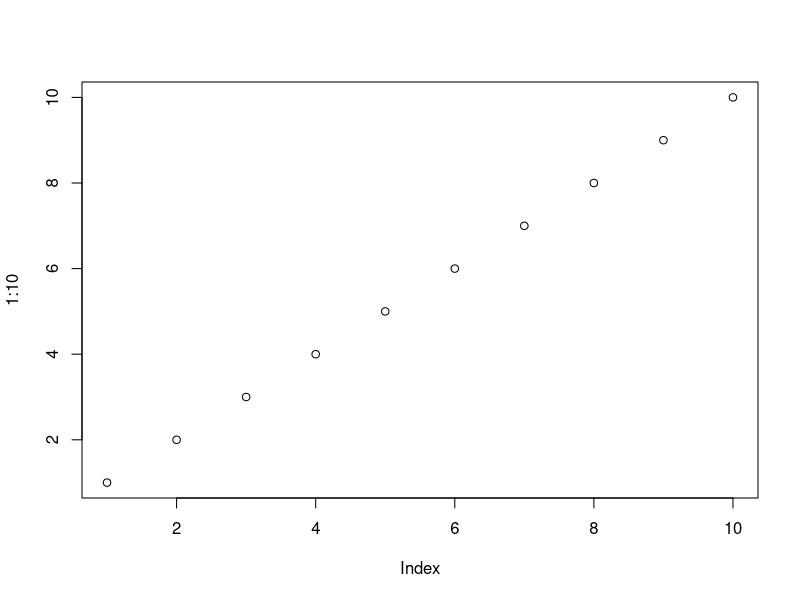
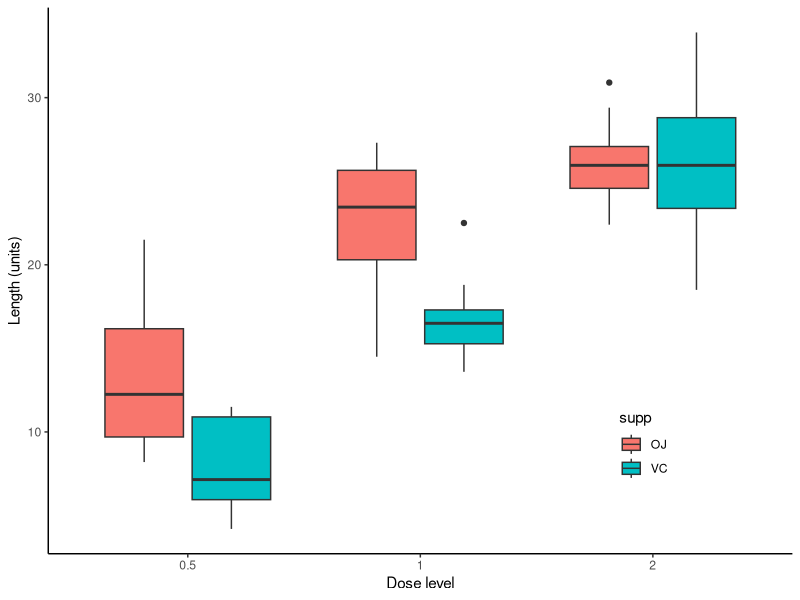
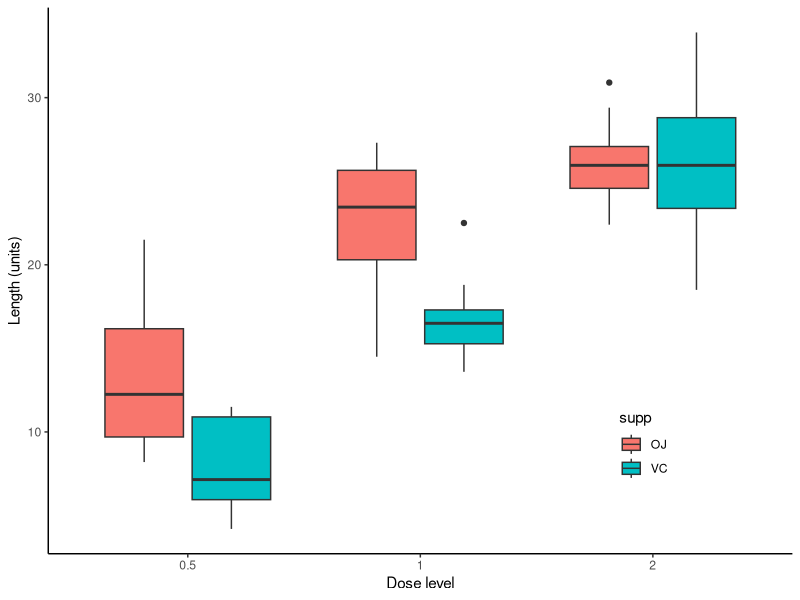

R code for these plots, in order: (Note: this script raises an error after producing the figures.)

# the data --------------------------------------------------
#
#
#%%%%%%%%%%%%%%%%%%%%%%%%%%%%%%%%%%%%%%%%%%%%%%%%%%%%%%%%%%%%
head(ToothGrowth) # data set that is pre-loaded with base R
tail(ToothGrowth)
ToothGrowth$fac_dose <- as.factor(ToothGrowth$dose) # treating dose as a factor, which may or may not be justifiable
summary(ToothGrowth)
table(ToothGrowth$supp,ToothGrowth$dose) # balanced design
#%%%%%%%%%%%%%%%%%%%%%%%%%%%%%%%%%%%%%%%%%%%%%%%%%%%%%%%%%%%%
#%%%%%%%%%%%%%%%%%%%%%%%%%%%%%%%%%%%%%%%%%%%%%%%%%%%%%%%%%%%%




# randomizing treatments (e.g., 2X3 factorial layout) ------
#
#
#%%%%%%%%%%%%%%%%%%%%%%%%%%%%%%%%%%%%%%%%%%%%%%%%%%%%%%%%%%%%

# Note - this is just an example of how to randomize treatments; we will not 
# be using the dataframe we create in this section

# set up treatments
dose <- c("0.5", "1", "2")
supp <- c("OJ", "VC")
pairwise_combos <- expand.grid(x=dose, y=supp)
treatment_combos <- paste(pairwise_combos$x, pairwise_combos$y, sep=" x ")

# sample size
number_of_observations <- 60 # or number of experimental units


# with six treatments and 60 experimental units, we can have 10 reps
observations <- rep(treatment_combos, 10)
table(observations)


# shuffle the order of observations
set.seed(123) # ensures randomization is the same each time (for reproducibility)
randomized_obs <- sample(x= observations, size=length(observations), replace=F)

# let's say your field (or lab or whatever) layout is 9 rows of 10
matrix(data= randomized_obs, nrow=3, ncol=20)

# let's say your field (or lab or whatever) layout is 6 rows of 15 
matrix(data= randomized_obs, nrow=6, ncol=10)
#%%%%%%%%%%%%%%%%%%%%%%%%%%%%%%%%%%%%%%%%%%%%%%%%%%%%%%%%%%%%
#%%%%%%%%%%%%%%%%%%%%%%%%%%%%%%%%%%%%%%%%%%%%%%%%%%%%%%%%%%%%







# Make a graph and export it -------------------------------
#
#
#%%%%%%%%%%%%%%%%%%%%%%%%%%%%%%%%%%%%%%%%%%%%%%%%%%%%%%%%%%%%
# get the size the journal wants
# https://academic.oup.com/ee/pages/Manuscript_Preparation#Figures
# max width for single column: 82 mm 3.22835 inches
# max width for double column: 171 mm 6.73228 inches

plot(1:10) # activate plotting window

resize.win <- function(width=6, height=6)
{
  # works for windows
  dev.off(); # dev.new(width=6, height=6)
  windows(record=TRUE, width=width, height=height)
}

# for Mac users...
# quartz(width=width, height=height)

resize.win(width=6.73228, height=4)

# source for some code: http://www.sthda.com/english/wiki/ggplot2-legend-easy-steps-to-change-the-position-and-the-appearance-of-a-graph-legend-in-r-software
library(tidyverse)
ggplot(ToothGrowth, aes(x=fac_dose, y=len, fill=supp)) +
  geom_boxplot()+theme_classic()+ 
  theme(legend.position = c(0.8, 0.2)) +
  xlab("Dose level")+
  ylab("Length (units)")

#%%%%%%%%%%%%%%%%%%%%%%%%%%%%%%%%%%%%%%%%%%%%%%%%%%%%%%%%%%%%
#%%%%%%%%%%%%%%%%%%%%%%%%%%%%%%%%%%%%%%%%%%%%%%%%%%%%%%%%%%%%





# Export the graph using R code-------------------------------
#
#
#%%%%%%%%%%%%%%%%%%%%%%%%%%%%%%%%%%%%%%%%%%%%%%%%%%%%%%%%%%%%
getwd() # figure out R's working directory (and thus where it will save things by default)

# Step 1: Call the pdf command to start the plot
pdf(file = "C:/Users/ward.1792/Desktop/My Plot.pdf",   # The directory you want to save the file in
    width = 6.73228, # The width of the plot in inches
    height = 4) # The height of the plot in inches

# Step 2: Create the plot with R code
ggplot(ToothGrowth, aes(x=fac_dose, y=len, fill=supp)) +
  geom_boxplot()+theme_classic()+ 
  theme(legend.position = c(0.8, 0.2)) +
  xlab("Dose level")+
  ylab("Length (units)")

# Step 3: Run dev.off() to create the file!
dev.off()

#%%%%%%%%%%%%%%%%%%%%%%%%%%%%%%%%%%%%%%%%%%%%%%%%%%%%%%%%%%%%
#%%%%%%%%%%%%%%%%%%%%%%%%%%%%%%%%%%%%%%%%%%%%%%%%%%%%%%%%%%%%







# get stats from R into MS Word -----------------------------
#
#
#%%%%%%%%%%%%%%%%%%%%%%%%%%%%%%%%%%%%%%%%%%%%%%%%%%%%%%%%%%%%

# get means and standard errors for writing results
library(plotrix)
ToothGrowth %>%
  group_by(supp, fac_dose) %>%
  summarise(
    means = round(mean(len),2),
    se = round(std.error(len),2))

ToothGrowth %>%
  group_by(supp) %>%
  summarise(
    means = round(mean(len),2),
    se = round(std.error(len),2))


# get stats for a table
write.excel <- function(x,row.names=FALSE,col.names=TRUE,...) {
  write.table(x,"clipboard",sep="\t",row.names=row.names,col.names=col.names,...)
}


fit1 <- lm(len ~ fac_dose + supp, data=ToothGrowth)
summary(fit1)

round(summary(fit1)$coefficients, 2)
round(summary(fit1)$coefficients, 4)

write.excel(round(summary(fit1)$coefficients, 2))
write.excel(round(summary(fit1)$coefficients, 4))

#%%%%%%%%%%%%%%%%%%%%%%%%%%%%%%%%%%%%%%%%%%%%%%%%%%%%%%%%%%%%
#%%%%%%%%%%%%%%%%%%%%%%%%%%%%%%%%%%%%%%%%%%%%%%%%%%%%%%%%%%%%




